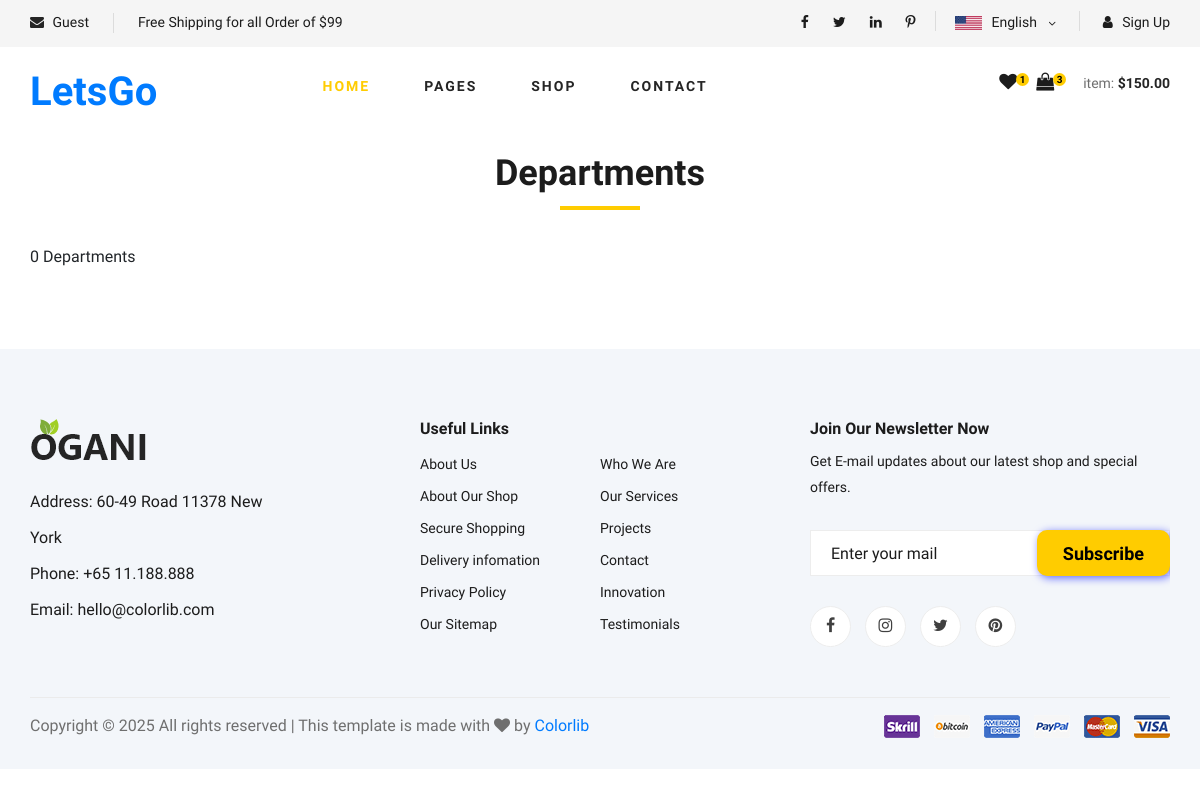
Page /department/ on the earlier database version.
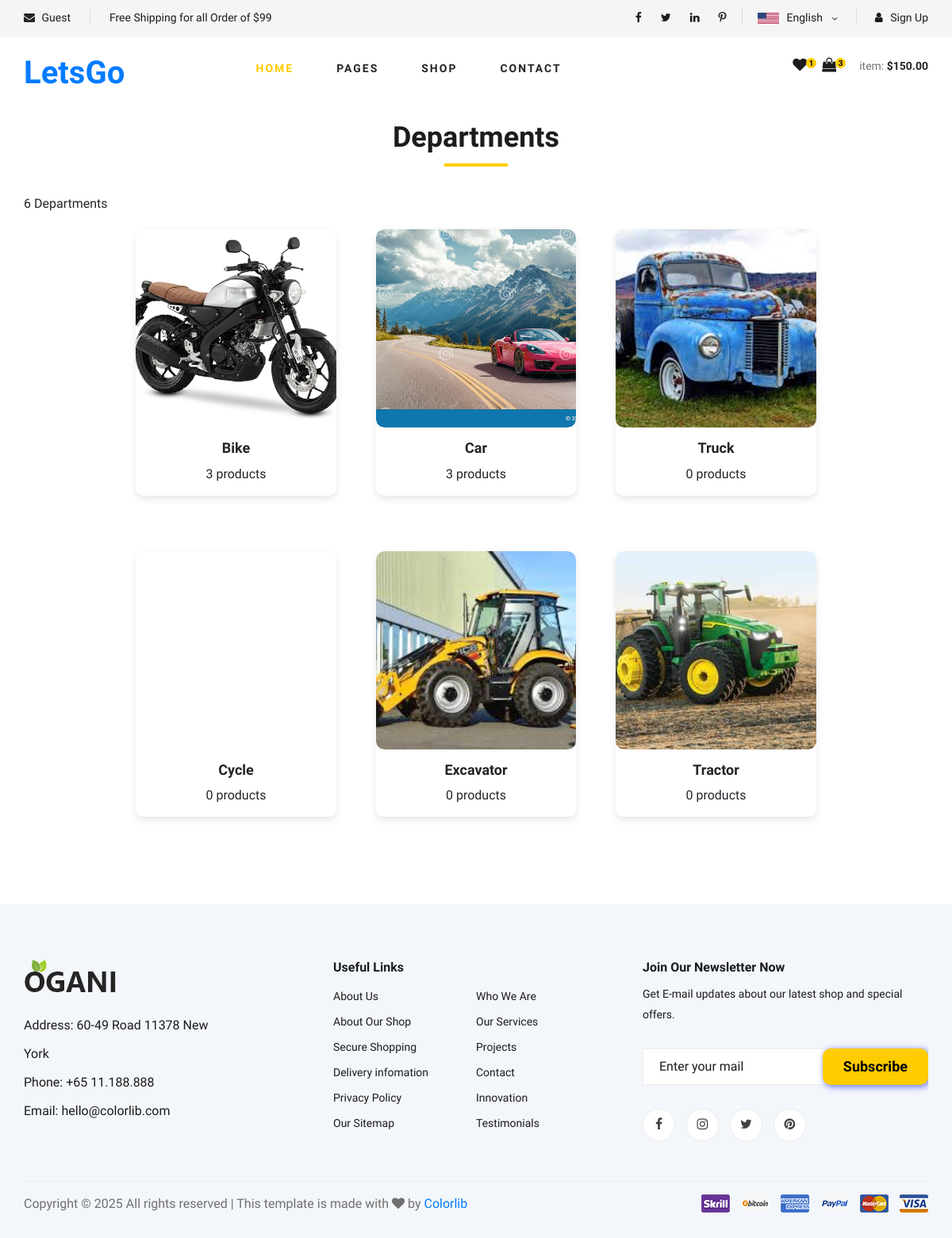
Same page on the later database version.
### Home/models.py (models this page shows, shortened)
class Department(models.Model):
    did = ShortUUIDField(unique=True, length=10, max_length=20, prefix='dat',alphabet='abcdefgh12345')
    title = models.CharField(max_length=100)
    image = models.ImageField(upload_to='department', default='department.jpg')
    class Meta:
        verbose_name_plural = 'Departments'

### Home/views.py (the view)
# urls.py: path('department/', views.department_list_view, name='department-list'),
def department_list_view(request):
    departments = Department.objects.all()
    context = {
        'departments':departments
        }
    return render(request,'Home/department-list.html', context)

### Home/context_processor.py (called while the page is built)
def default(request):
    categories = Category.objects.all()
    departments = Department.objects.all()
    return {
        'categories':categories,
        'departments':departments
        }

### templates/Home/department-list.html
{% extends 'partial/base.html' %}
{% load static %}
{% block content %}
<section class="featuredd">
    <div class="container">
        <div class="row">
            <div class="col-lg-12">
                <div class="section-title">
                    <h2>Departments</h2>
                </div>
            </div>
        </div>
        <div>
            <span>{{departments.count}} Department{{departments.count|pluralize}} </span>
        </div>
        <div class="row featured__filter">
            {% for d in departments %}
            <div class="col-lg-3 col-md-4 col-sm-6">
                <div class="featured__item">
                    <div class="featured__item__pic-wrapper">
                        <div class="featured__item__pic" style="background-image: url('{{ d.image.url }}');">
                        </div>
                    </div>
                    <div class="featured__item__text">
                        <h6 class="product-title"><a href="{% url 'department-category-list' d.did %}">{{ d.title }}</a></h6>
                        <div>
                            <span>{{d.department.count}} product{{d.department.count|pluralize}} </span>
                        </div>
                    </div>
                </div>
            </div>
            {% endfor %}
        </div>
    </div>
</section>
{% endblock %}

Differences in the rows shown:
added Department: image (picture), title "Bike", department.count "3"
added Department: image (picture), title "Car", department.count "3"
added Department: image (picture), title "Truck", department.count "0"
added Department: title "Cycle", department.count "0"
added Department: image (picture), title "Excavator", department.count "0"
added Department: image (picture), title "Tractor", department.count "0"
Other differences:
{{ departments.count }}: "0" → "6"
